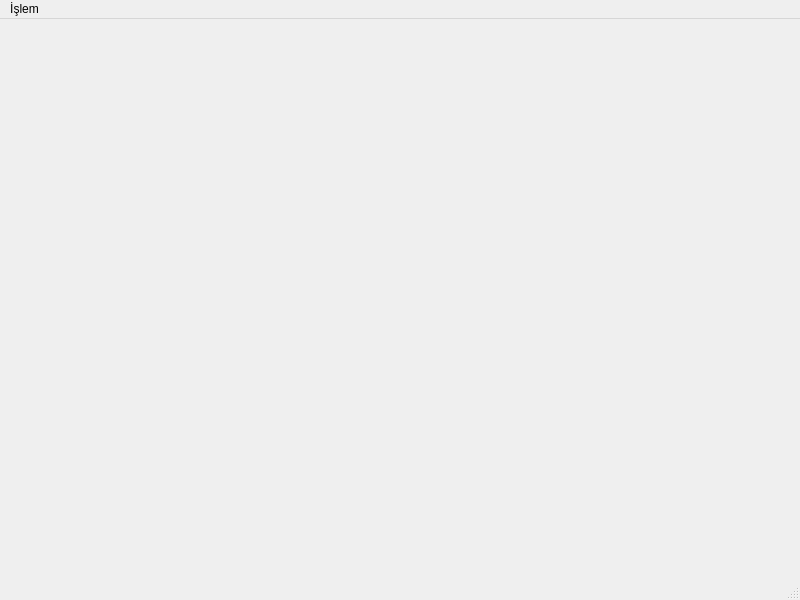
<?xml version="1.0" encoding="UTF-8"?>
<ui version="4.0">
 <class>MainWindow</class>
 <widget class="QMainWindow" name="MainWindow">
  <property name="geometry">
   <rect>
    <x>0</x>
    <y>0</y>
    <width>800</width>
    <height>600</height>
   </rect>
  </property>
  <property name="windowTitle">
   <string>Soru Bankası</string>
  </property>
  <widget class="QWidget" name="centralwidget">
   <layout class="QVBoxLayout" name="verticalLayout">
    <item>
     <widget class="QLabel" name="videoLabel">
      <property name="minimumSize">
       <size>
        <width>0</width>
        <height>400</height>
       </size>
      </property>
      <property name="text">
       <string/>
      </property>
     </widget>
    </item>
   </layout>
  </widget>
  <widget class="QMenuBar" name="menubar">
   <property name="geometry">
    <rect>
     <x>0</x>
     <y>0</y>
     <width>800</width>
     <height>22</height>
    </rect>
   </property>
   <widget class="QMenu" name="menuIslem">
    <property name="title">
     <string>İşlem</string>
    </property>
    <addaction name="actionYeniSoruEkle"/>
    <addaction name="actionSoruSec"/>
   </widget>
   <addaction name="menuIslem"/>
  </widget>
  <widget class="QStatusBar" name="statusbar"/>
  <action name="actionYeniSoruEkle">
   <property name="text">
    <string>Yeni Soru Ekle</string>
   </property>
  </action>
  <action name="actionSoruSec">
   <property name="text">
    <string>Soru Seç</string>
   </property>
  </action>
 </widget>
 <resources/>
 <connections/>
</ui> 
